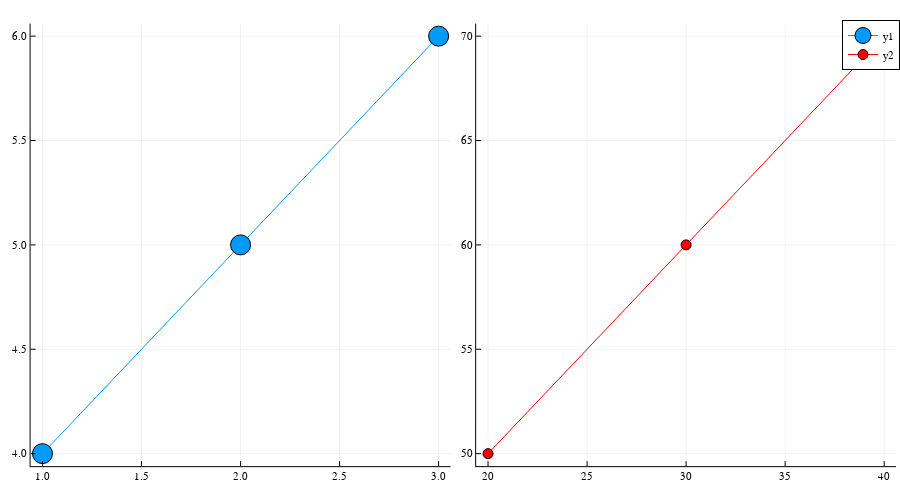

This figure's notebook cell:
### Code cell
p1 = plot([1, 2, 3],[4, 5, 6],marker=10, label="y1")
p2 = plot([20, 30, 40],[50, 60, 70], c = :red, marker = 5, label="y2")
plot(p1,p2, layout = 2)

### Figure 1 — Plotly figure (JSON) as saved in the notebook; plotly's stock layout.template omitted (floating-point values rounded to 4 significant figures)
{"data": [{"colorbar": {"title": ""}, "legendgroup": "y1", "line": {"color": "rgba(0, 154, 250, 1.000)", "dash": "solid", "shape": "linear", "width": 1}, "marker": {"color": "rgba(0, 154, 250, 1.000)", "line": {"color": "rgba(0, 0, 0, 1.000)", "width": 1}, "size": 20, "symbol": "circle"}, "mode": "lines+markers", "name": "y1", "showlegend": true, "type": "scatter", "x": [1, 2, 3], "xaxis": "x1", "y": [4, 5, 6], "yaxis": "y1", "zmax": null, "zmin": null}, {"colorbar": {"title": ""}, "legendgroup": "y2", "line": {"color": "rgba(255, 0, 0, 1.000)", "dash": "solid", "shape": "linear", "width": 1}, "marker": {"color": "rgba(255, 0, 0, 1.000)", "line": {"color": "rgba(0, 0, 0, 1.000)", "width": 1}, "size": 10, "symbol": "circle"}, "mode": "lines+markers", "name": "y2", "showlegend": true, "type": "scatter", "x": [20, 30, 40], "xaxis": "x2", "y": [50, 60, 70], "yaxis": "y2", "zmax": null, "zmin": null}], "layout": {"annotations": [], "height": 500, "legend": {"bgcolor": "rgba(255, 255, 255, 1.000)", "bordercolor": "rgba(0, 0, 0, 1.000)", "borderwidth": 1, "font": {"color": "rgba(0, 0, 0, 1.000)", "family": "sans-serif", "size": 11}, "title": {"font": {"color": "rgba(0, 0, 0, 1.000)", "family": "sans-serif", "size": 15}, "text": ""}, "tracegroupgap": 0, "traceorder": "normal", "x": 1, "xanchor": "auto", "y": 1, "yanchor": "auto"}, "margin": {"b": 20, "l": 0, "r": 0, "t": 20}, "paper_bgcolor": "rgba(255, 255, 255, 1.000)", "plot_bgcolor": "rgba(255, 255, 255, 1.000)", "showlegend": true, "width": 900, "xaxis1": {"anchor": "y1", "domain": [0.034, 0.5006], "gridcolor": "rgba(0, 0, 0, 0.100)", "gridwidth": 0.5, "linecolor": "rgba(0, 0, 0, 1.000)", "mirror": false, "range": [0.94, 3.06], "showgrid": true, "showline": true, "showticklabels": true, "tickangle": 0, "tickcolor": "rgb(0, 0, 0)", "tickfont": {"color": "rgba(0, 0, 0, 1.000)", "family": "sans-serif", "size": 11}, "tickmode": "array", "ticks": "inside", "ticktext": ["1.0", "1.5", "2.0", "2.5", "3.0"], "tickvals": [1, 1.5, 2, 2.5, 3], "title": "", "titlefont": {"color": "rgba(0, 0, 0, 1.000)", "family": "sans-serif", "size": 15}, "type": "-", "visible": true, "zeroline": false, "zerolinecolor": "rgba(0, 0, 0, 1.000)"}, "xaxis2": {"anchor": "y2", "domain": [0.5291, 0.9956], "gridcolor": "rgba(0, 0, 0, 0.100)", "gridwidth": 0.5, "linecolor": "rgba(0, 0, 0, 1.000)", "mirror": false, "range": [19.4, 40.6], "showgrid": true, "showline": true, "showticklabels": true, "tickangle": 0, "tickcolor": "rgb(0, 0, 0)", "tickfont": {"color": "rgba(0, 0, 0, 1.000)", "family": "sans-serif", "size": 11}, "tickmode": "array", "ticks": "inside", "ticktext": ["20", "25", "30", "35", "40"], "tickvals": [20, 25, 30, 35, 40], "title": "", "titlefont": {"color": "rgba(0, 0, 0, 1.000)", "family": "sans-serif", "size": 15}, "type": "-", "visible": true, "zeroline": false, "zerolinecolor": "rgba(0, 0, 0, 1.000)"}, "yaxis1": {"anchor": "x1", "domain": [0.0301, 0.9921], "gridcolor": "rgba(0, 0, 0, 0.100)", "gridwidth": 0.5, "linecolor": "rgba(0, 0, 0, 1.000)", "mirror": false, "range": [3.94, 6.06], "showgrid": true, "showline": true, "showticklabels": true, "tickangle": 0, "tickcolor": "rgb(0, 0, 0)", "tickfont": {"color": "rgba(0, 0, 0, 1.000)", "family": "sans-serif", "size": 11}, "tickmode": "array", "ticks": "inside", "ticktext": ["4.0", "4.5", "5.0", "5.5", "6.0"], "tickvals": [4, 4.5, 5, 5.5, 6], "title": "", "titlefont": {"color": "rgba(0, 0, 0, 1.000)", "family": "sans-serif", "size": 15}, "type": "-", "visible": true, "zeroline": false, "zerolinecolor": "rgba(0, 0, 0, 1.000)"}, "yaxis2": {"anchor": "x2", "domain": [0.0301, 0.9921], "gridcolor": "rgba(0, 0, 0, 0.100)", "gridwidth": 0.5, "linecolor": "rgba(0, 0, 0, 1.000)", "mirror": false, "range": [49.4, 70.6], "showgrid": true, "showline": true, "showticklabels": true, "tickangle": 0, "tickcolor": "rgb(0, 0, 0)", "tickfont": {"color": "rgba(0, 0, 0, 1.000)", "family": "sans-serif", "size": 11}, "tickmode": "array", "ticks": "inside", "ticktext": ["50", "55", "60", "65", "70"], "tickvals": [50, 55, 60, 65, 70], "title": "", "titlefont": {"color": "rgba(0, 0, 0, 1.000)", "family": "sans-serif", "size": 15}, "type": "-", "visible": true, "zeroline": false, "zerolinecolor": "rgba(0, 0, 0, 1.000)"}}}
